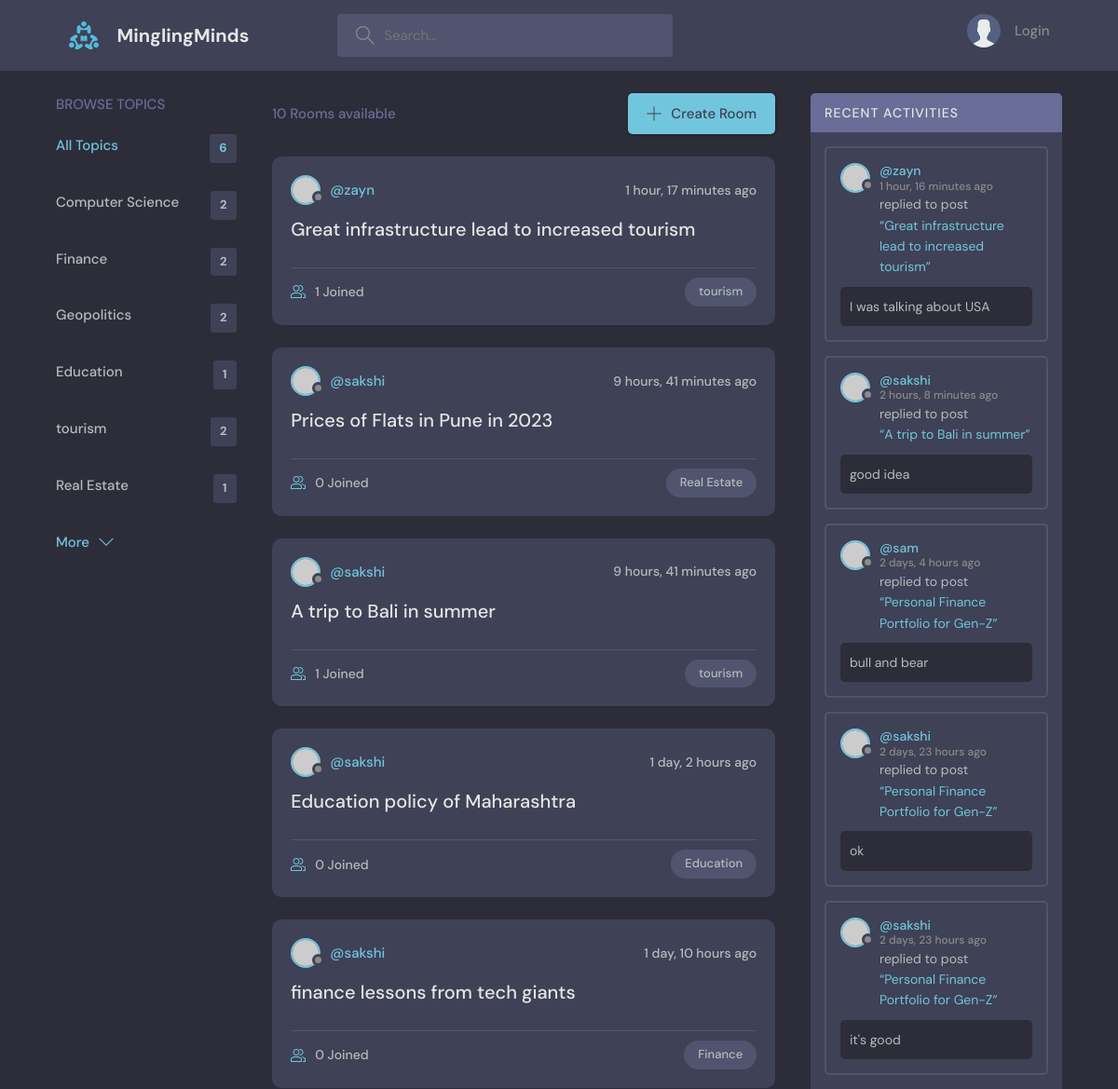
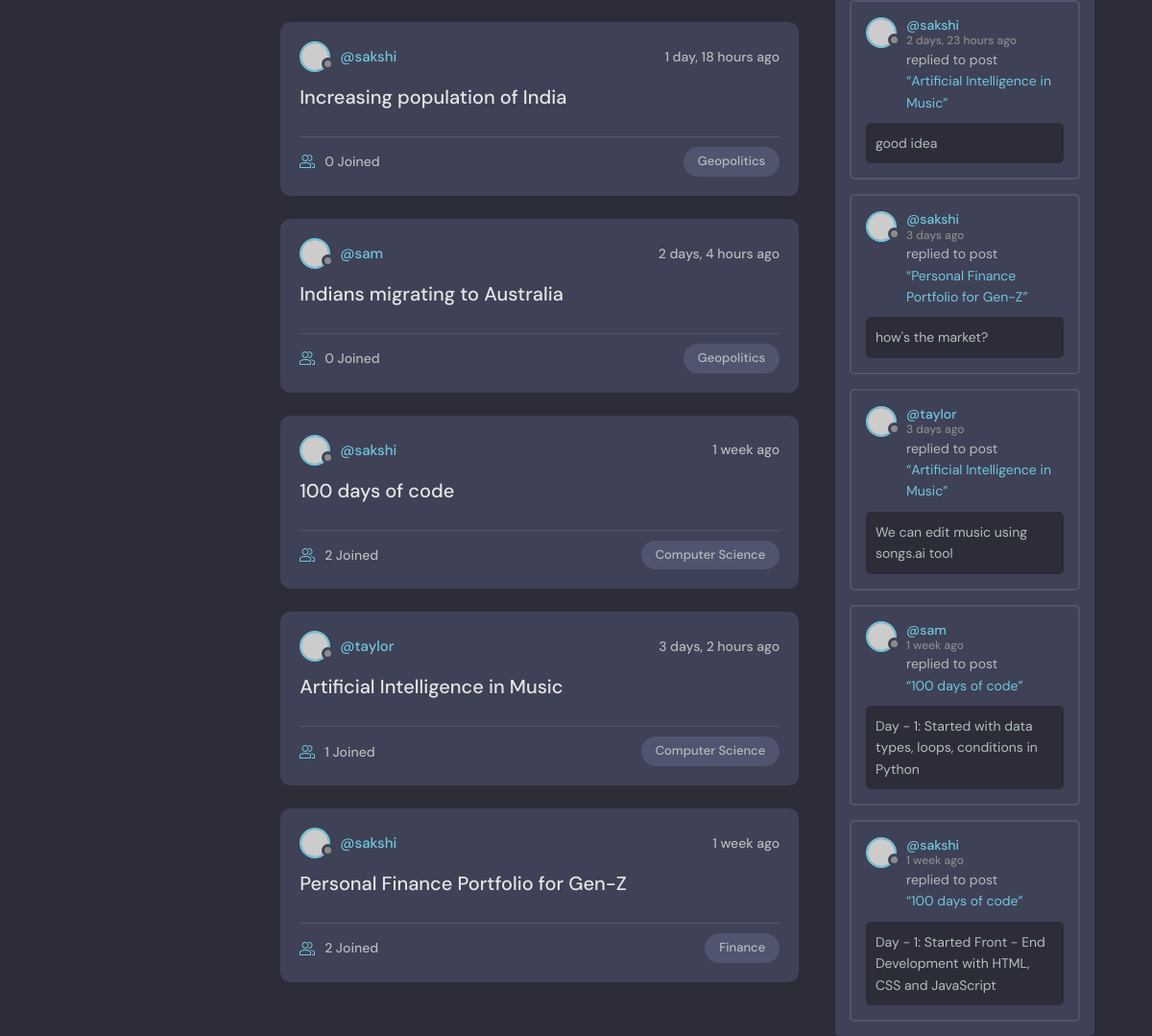
The page / on the database its author committed (2 pictures, top to bottom).
### base/models.py (models this page shows, shortened)
class Topic(models.Model):
    name = models.CharField(max_length=200)

class Room(models.Model):
    host = models.ForeignKey(User, on_delete = models.SET_NULL, null=True)
    topic = models.ForeignKey(Topic, on_delete = models.SET_NULL, null=True)
    name = models.CharField(max_length=200)
    description = models.TextField(null=True, blank=True)
    participants = models.ManyToManyField(User, related_name="participants", blank=True)
    updated = models.DateTimeField(auto_now=True)
    created = models.DateTimeField(auto_now_add=True)
    class Meta:
        ordering = ['-updated', '-created']

class Message(models.Model):
    user = models.ForeignKey(User, on_delete = models.CASCADE)
    room = models.ForeignKey(Room, on_delete = models.CASCADE)
    body = models.TextField()
    updated = models.DateTimeField(auto_now=True)
    created = models.DateTimeField(auto_now_add=True)
    class Meta:
        ordering = ['-updated', '-created']

### base/views.py (the view)
# urls.py: path('', views.home, name="home"),
def home(request):
    q = request.GET.get('q') if request.GET.get('q') != None else ''
    rooms = Room.objects.filter(
        Q(topic__name__icontains=q) |
        Q(name__icontains=q) |
        Q(description__icontains=q) |
        Q(host__username__icontains=q)
    )
    topics = Topic.objects.all()
    room_count = rooms.count()
    room_messages = Message.objects.filter(Q(room__topic__name__icontains=q))
    context = {'rooms':rooms, 'topics':topics, 'room_count':room_count, 'room_messages':room_messages}
    return render(request, 'base/home.html', context)

### base/templates/base/home.html (shortened to what this page needs)
{% extends 'main.html' %}
{% block content %}
<main class="layout layout--3">
      <div class="container">
        {% include 'base/topics_componant.html' %}
        <div class="roomList">
          <div class="roomList__header">
            <div>
              <p>{{ room_count }} Rooms available</p>
            </div>
            <a class="btn btn--main" href="{% url 'create-room' %}">
              <svg version="1.1" xmlns="http://www.w3.org/2000/svg" width="32" height="32" viewBox="0 0 32 32">
                <title>add</title>
                <path
                  d="M16.943 0.943h-1.885v14.115h-14.115v1.885h14.115v14.115h1.885v-14.115h14.115v-1.885h-14.115v-14.115z"
                ></path>
              </svg>
              Create Room
            </a>
          </div>
          {% include 'base/feed_componant.html' %}
        </div>
        {% include 'base/activity_componant.html' %}
      </div>
    </main>
{% endblock content %}

### base/templates/base/topics_componant.html
<div class="topics">
    <div class="topics__header">
      <h2>Browse Topics</h2>
    </div>
    <ul class="topics__list">
      <li>
        <a href="{% url 'home' %}" class="active">All Topics <span>{{ topics.all.count }}</span></a>
      </li>
      {% for topic in topics %}
      <li>
        <a href="{% url 'home' %}?q={{topic.name}}">{{ topic.name }} <span>{{ topic.room_set.all.count }}</span></a>
      </li>
      {% endfor %}
    </ul>
    <a class="btn btn--link" href="topics.html">
      More
      <svg version="1.1" xmlns="http://www.w3.org/2000/svg" width="32" height="32" viewBox="0 0 32 32">
        <title>chevron-down</title>
        <path d="M16 21l-13-13h-3l16 16 16-16h-3l-13 13z"></path>
      </svg>
    </a>
  </div>

### base/templates/base/feed_componant.html (shortened to what this page needs)
{% for room in rooms %}
<div class="roomListRoom">
    <div class="roomListRoom__header">
      <a href="{% url 'user-profile' room.host.id %}" class="roomListRoom__author">
        <div class="avatar avatar--small">
          <img src="https://randomuser.me/api/portraits/women/11.jpg" />
        </div>
        <span>@{{room.host.username}}</span>
      </a>
      <div class="roomListRoom__actions">
        <span>{{room.created | timesince}} ago</span>
      </div>
    </div>
    <div class="roomListRoom__content">
      <a href="{% url 'room' room.id %}">{{room.name}}</a>
    </div>
    <div class="roomListRoom__meta">
      <a href="{% url 'room' room.id %}" class="roomListRoom__joined">
        {{room.participants.all.count}} Joined
      </a>
      <p class="roomListRoom__topic">{{room.topic.name}}</p>
    </div>
  </div>
  {% endfor %}

### base/templates/base/activity_componant.html (shortened to what this page needs)
<div class="activities">
    <div class="activities__header">
      <h2>Recent Activities</h2>
    </div>
    {% for message in room_messages %}
    <div class="activities__box">
      <div class="activities__boxHeader roomListRoom__header">
        <a href="{% url 'user-profile' message.user.id %}" class="roomListRoom__author">
          <div class="avatar avatar--small">
            <img src="https://randomuser.me/api/portraits/women/11.jpg" />
          </div>
          <p>
            @{{message.user}}
            <span>{{message.created|timesince}} ago</span>
          </p>
        </a>
      </div>
      <div class="activities__boxContent">
        <p>replied to post <a href="{% url 'room' message.room.id %}">“{{ message.room.name }}”</a></p>
        <div class="activities__boxRoomContent">
        {{ message.body }}
        </div>
      </div>
    </div>
    {% endfor %}
  </div>

### rows shown on the page
Topic: name "Computer Science", room_set.all.count "2"
Topic: name "Finance", room_set.all.count "2"
Topic: name "Geopolitics", room_set.all.count "2"
Topic: name "Education", room_set.all.count "1"
Topic: name "tourism", room_set.all.count "2"
Topic: name "Real Estate", room_set.all.count "1"
Room: host.username "zayn", created "1 hour, 17 minutes", name "Great infrastructure lead to increased tourism", participants.all.count "1", topic.name "tourism"
Room: host.username "sakshi", created "9 hours, 41 minutes", name "Prices of Flats in Pune in 2023", participants.all.count "0", topic.name "Real Estate"
Room: host.username "sakshi", created "9 hours, 41 minutes", name "A trip to Bali in summer", participants.all.count "1", topic.name "tourism"
Room: host.username "sakshi", created "1 day, 2 hours", name "Education policy of Maharashtra", participants.all.count "0", topic.name "Education"
Room: host.username "sakshi", created "1 day, 10 hours", name "finance lessons from tech giants", participants.all.count "0", topic.name "Finance"
Room: host.username "sakshi", created "1 day, 18 hours", name "Increasing population of India", participants.all.count "0", topic.name "Geopolitics"
Room: host.username "sam", created "2 days, 4 hours", name "Indians migrating to Australia", participants.all.count "0", topic.name "Geopolitics"
Room: host.username "sakshi", created "1 week", name "100 days of code", participants.all.count "2", topic.name "Computer Science"
Room: host.username "taylor", created "3 days, 2 hours", name "Artificial Intelligence in Music", participants.all.count "1", topic.name "Computer Science"
Room: host.username "sakshi", created "1 week", name "Personal Finance Portfolio for Gen-Z", participants.all.count "2", topic.name "Finance"
Message: user "zayn", created "1 hour, 16 minutes", room.name "Great infrastructure lead to increased tourism", body "I was talking about USA"
Message: user "sakshi", created "2 hours, 8 minutes", room.name "A trip to Bali in summer", body "good idea"
Message: user "sam", created "2 days, 4 hours", room.name "Personal Finance Portfolio for Gen-Z", body "bull and bear"
Message: user "sakshi", created "2 days, 23 hours", room.name "Personal Finance Portfolio for Gen-Z", body "ok"
Message: user "sakshi", created "2 days, 23 hours", room.name "Personal Finance Portfolio for Gen-Z", body "it's good"
Message: user "sakshi", created "2 days, 23 hours", room.name "Artificial Intelligence in Music", body "good idea"
Message: user "sakshi", created "3 days", room.name "Personal Finance Portfolio for Gen-Z", body "how's the market?"
Message: user "taylor", created "3 days", room.name "Artificial Intelligence in Music", body "We can edit music using songs.ai tool"
Message: user "sam", created "1 week", room.name "100 days of code", body "Day - 1: Started with data types, loops, conditions in Python"
Message: user "sakshi", created "1 week", room.name "100 days of code", body "Day - 1: Started Front - End Development with HTML, CSS and JavaScript"

### other values the page prints
{{ topics.all.count }} "6"
{{ room_count }} "10"
